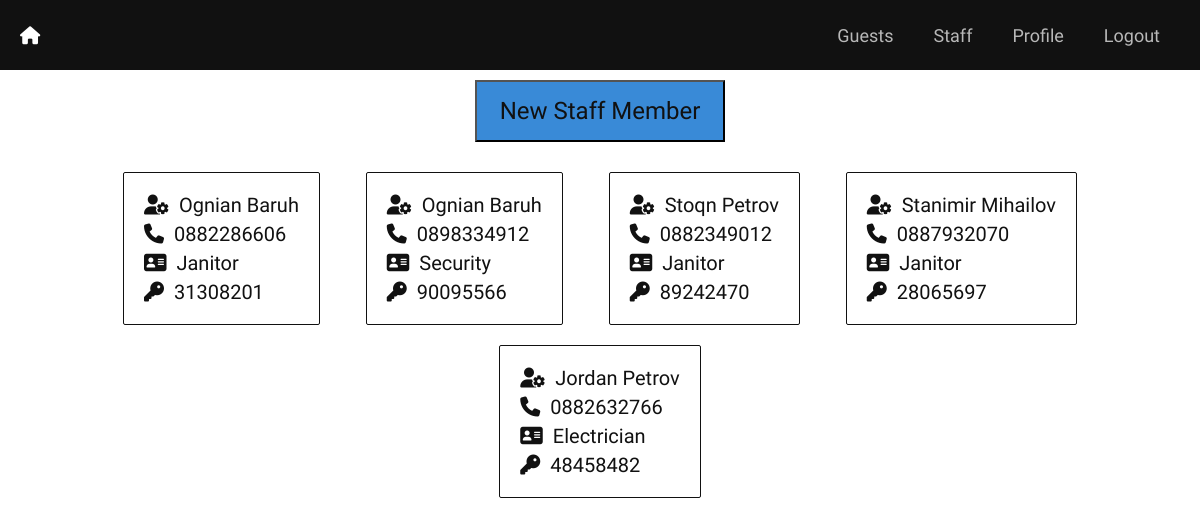
Screenshot of /staff (signed in) with the database file from the repository.
### tables this page shows
CREATE TABLE staff 
	(
		id INTEGER PRIMARY KEY AUTOINCREMENT,
		name TEXT,
		surname TEXT,
		phone_number TEXT,
		position TEXT,
		passcode TEXT
	);

### main.py (the view)
@app.route("/staff", methods=["GET"])
@require_login
def staff():
	staff = Staff.all()
	return render_template("staff/staff.html", staff = staff)

### class_database.py (called while the page is built)
	def __enter__(self):
		self.conn = sqlite3.connect(DB_NAME)
		return self.conn.cursor()

	def __exit__(self, type, value, traceback):
		self.conn.commit()

### class_staff.py (called while the page is built)
    def all():
        with DB() as db:
            rows = db.execute('SELECT * FROM staff').fetchall()
            return [Staff(*row) for row in rows]

### main.py (called while the page is built)
def require_login(func):
	@wraps(func)
	def wrapper(*args, **kwargs):
		if not session.get("SIGNED_IN"):
			return redirect("/login")
		return func(*args, **kwargs)
	return wrapper

### templates/staff/staff.html (shortened to what this page needs)
{% extends "layout.html" %}
{% block css %}
	<link rel="stylesheet" href="{{ url_for('static', filename='css/users.css') }}"/>
{% endblock %}
{% block main %}
<form action='/new_staff'>
	<button type="submit">New Staff Member</button>
</form>
<div class="users">
	{% for member in staff %}
		<div class="user">
			<ul class="fields">
				<li class="field">
					<i class="fas fa-user-cog"></i>{{ member.name }} {{ member.surname }}
				</li>
				<li class="field">
					<i class="fas fa-phone"></i>{{ member.phone_number }}
				</li>
				<li class="field">
					<i class="fas fa-address-card"></i>{{ member.position }}
				</li>
				<li class="field">
					<i class="fas fa-key"></i>{{ member.passcode }}
				</li>
			</ul>
		</div>
	{% endfor %}
</div>
{% endblock %}

### static/css/style.css (style rules this page uses)
* { box-sizing: border-box; font-family: 'Tomorrow', sans-serif; }
body { margin: 0; }

### static/css/users.css (style rules this page uses)
.users { display: flex; margin: 20px auto 0; flex-wrap: wrap; justify-content: space-around; align-items: center; max-width: 1000px; }
.user { border: 0.5px solid #111; border-radius: 2px; padding: 15px; margin: 10px; }
.fields { list-style-type: none; margin: 0; padding: 0; }
.field { font-size: 1.25em; color: #111; margin: 5px; }
i.fas, i.far { margin-right: 10px; }
button { display: block; margin: 10px auto; width: 250px; background: #398ad7; color: #111; padding: 15px; font-size: 1.5em; }

### rows the page displays
staff: name "Ognian", surname "Baruh", phone_number "0882286606", position "Janitor", passcode "31308201"
staff: name "Ognian", surname "Baruh", phone_number "0898334912", position "Security", passcode "90095566"
staff: name "Stoqn", surname "Petrov", phone_number "0882349012", position "Janitor", passcode "89242470"
staff: name "Stanimir", surname "Mihailov", phone_number "0887932070", position "Janitor", passcode "28065697"
staff: name "Jordan", surname "Petrov", phone_number "0882632766", position "Electrician", passcode "48458482"
